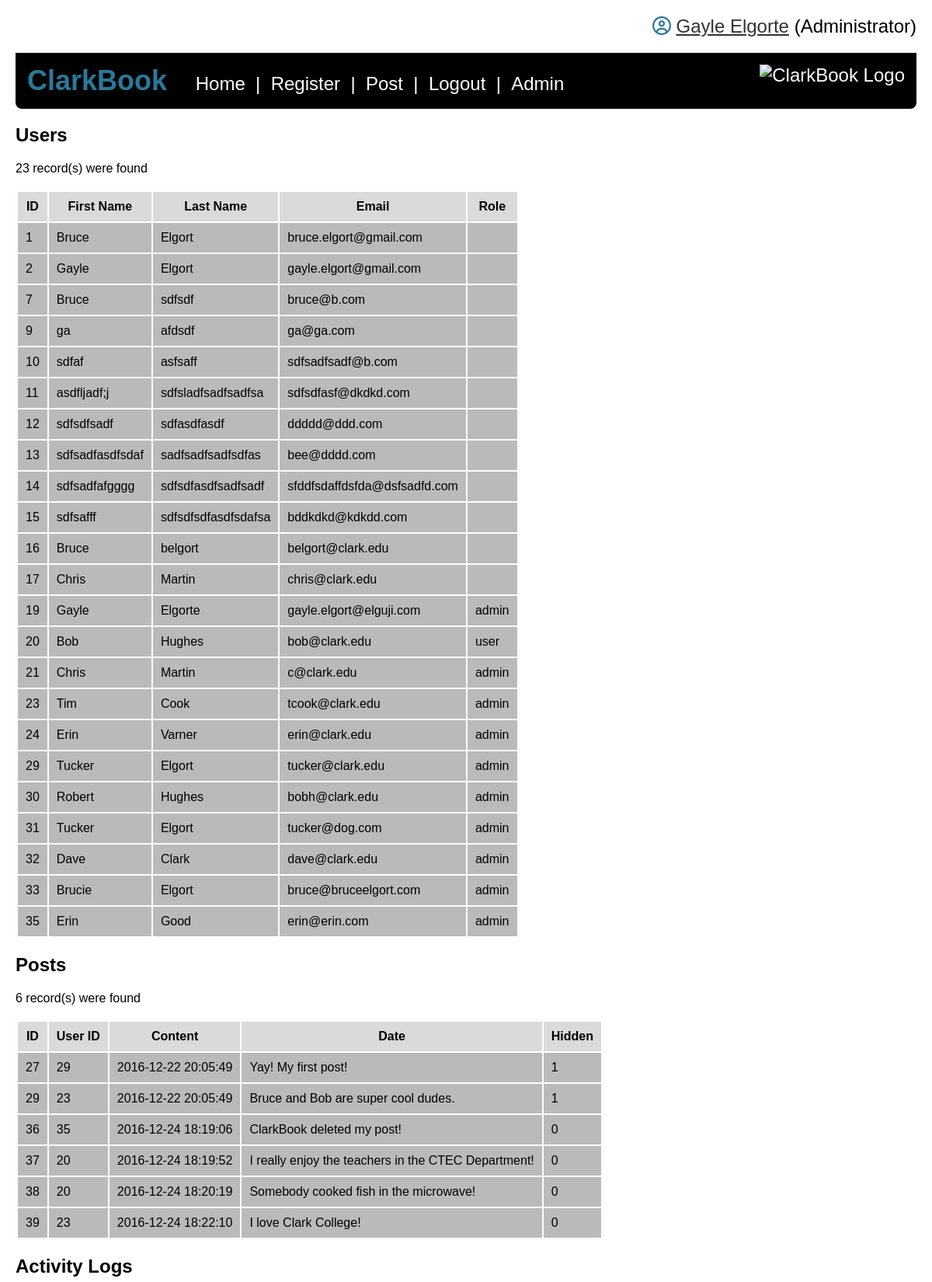
/clarkbook_new/clarkbook/admin.php (signed in, upper part), run on the app's committed database.
### tables this page shows
CREATE TABLE `users` (
  `id` int(11) NOT NULL,
  `first_name` varchar(20) NOT NULL,
  `last_name` varchar(20) NOT NULL,
  `email` varchar(60) NOT NULL,
  `password` text NOT NULL,
  `role` varchar(15) NOT NULL
);

CREATE TABLE `posts` (
  `id` int(11) NOT NULL,
  `content` varchar(2000) NOT NULL,
  `user_id` int(11) NOT NULL,
  `the_date` timestamp NOT NULL DEFAULT CURRENT_TIMESTAMP ON UPDATE CURRENT_TIMESTAMP,
  `hidden` tinyint(1) NOT NULL,
  `mood` varchar(20) NOT NULL
);

### clarkbook_new/clarkbook/admin.php (the view, shortened to what this page needs)
<?php
try {
	require_once('includes/mysqli_connect.php');
	$sql = "SELECT * FROM users";
	$result = $db->query($sql);
	$sql2 = "SELECT * FROM posts";
	$result2 = $db->query($sql2);
	$sql3 = "SELECT logs.id,logs.user_id,logs.page_name,logs.date,users.first_name,users.last_name FROM logs INNER JOIN users ON users.id=logs.user_id";
	$result3 = $db->query($sql3);
} catch(Exception $e) {
	$error = $e->getMessage();
}
?>
<?php
require_once("includes/header.php");
?>
<?php require_once("includes/nav.php");
$numrows = $result->num_rows;
?>
<h2>Users</h2>
<?php
if(!$numrows){
	echo "No results were found.";
} else {
	echo $numrows . " record(s) were found" . "<br><br>";
	?>
	<table>
		<tr><th>ID</th><th>First Name</th><th>Last Name</th><th>Email</th><th>Role</th></tr>
		<tr>
			<?php while ($row = $result->fetch_assoc()) { ?>
			<td><?php echo $row['id']; ?></td>
			<td><?php echo $row['first_name']; ?></td>
			<td><?php echo $row['last_name']; ?></td>
			<td><?php echo $row['email']; ?></td>
			<td><?php echo $row['role']; ?></td>
		</tr>
		<?php } ?>
	</table>
	<?php
}
?>
<h2>Posts</h2>
<?php
$numrows2 = $result2->num_rows;
if(!$numrows2){
	echo "No results were found.";
} else {
	echo $numrows2 . " record(s) were found" . "<br><br>";
	?>
	<table>
		<tr><th>ID</th><th>User ID</th><th>Content</th><th>Date</th><th>Hidden</th></tr>
		<tr>
			<?php while ($row = $result2->fetch_assoc()) { ?>
			<td><?php echo $row['id']; ?></td>
			<td><?php echo $row['user_id']; ?></td>
			<td><?php echo $row['the_date']; ?></td>
			<td><?php echo $row['content']; ?></td>
			<td><?php echo $row['hidden']; ?></td>
		</tr>
		<?php } ?>
	</table>
	<?php
}
?>
<h2>Activity Logs</h2>
<?php
$numrows3 = $result3->num_rows;
if(!$numrows3){
	echo "No results were found.";
} else {
	echo $numrows3 . " record(s) were found" . "<br><br>";
	?>
	<?php
}
?>
<?php require_once('includes/footer.php') ?>

### clarkbook_new/clarkbook/css/style.css (style rules this page uses)
body { font-family: Arial; margin:20px; }
table { border:1px solid #fafafa; }
th { background-color: #dadada; padding:10px; }
td { padding:10px; background-color: #bababa; }

### data on the page
users: id "1", first_name "Bruce", last_name "Elgort", email "bruce.elgort@gmail.com"
users: id "2", first_name "Gayle", last_name "Elgort", email "gayle.elgort@gmail.com"
users: id "7", first_name "Bruce", last_name "sdfsdf", email "bruce@b.com"
users: id "9", first_name "ga", last_name "afdsdf", email "ga@ga.com"
users: id "10", first_name "sdfaf", last_name "asfsaff", email "sdfsadfsadf@b.com"
users: id "11", first_name "asdfljadf;j", last_name "sdfsladfsadfsadfsa", email "sdfsdfasf@dkdkd.com"
users: id "12", first_name "sdfsdfsadf", last_name "sdfasdfasdf", email "ddddd@ddd.com"
users: id "13", first_name "sdfsadfasdfsdaf", last_name "sadfsadfsadfsdfas", email "bee@dddd.com"
users: id "14", first_name "sdfsadfafgggg", last_name "sdfsdfasdfsadfsadf", email "sfddfsdaffdsfda@dsfsadfd.com"
users: id "15", first_name "sdfsafff", last_name "sdfsdfsdfasdfsdafsa", email "bddkdkd@kdkdd.com"
users: id "16", first_name "Bruce", last_name "belgort", email "belgort@clark.edu"
users: id "17", first_name "Chris", last_name "Martin", email "chris@clark.edu"
users: id "19", first_name "Gayle", last_name "Elgorte", email "gayle.elgort@elguji.com", role "admin"
users: id "20", first_name "Bob", last_name "Hughes", email "bob@clark.edu", role "user"
users: id "21", first_name "Chris", last_name "Martin", email "c@clark.edu", role "admin"
users: id "23", first_name "Tim", last_name "Cook", email "tcook@clark.edu", role "admin"
users: id "24", first_name "Erin", last_name "Varner", email "erin@clark.edu", role "admin"
users: id "29", first_name "Tucker", last_name "Elgort", email "tucker@clark.edu", role "admin"
users: id "30", first_name "Robert", last_name "Hughes", email "bobh@clark.edu", role "admin"
users: id "31", first_name "Tucker", last_name "Elgort", email "tucker@dog.com", role "admin"
users: id "32", first_name "Dave", last_name "Clark", email "dave@clark.edu", role "admin"
users: id "33", first_name "Brucie", last_name "Elgort", email "bruce@bruceelgort.com", role "admin"
users: id "35", first_name "Erin", last_name "Good", email "erin@erin.com", role "admin"
posts: id "27", user "29", the_date "2016-12-22 20:05:49", content "Yay! My first post!", hidden "1"
posts: id "29", user "23", the_date "2016-12-22 20:05:49", content "Bruce and Bob are super cool dudes.", hidden "1"
posts: id "36", user "35", the_date "2016-12-24 18:19:06", content "ClarkBook deleted my post!", hidden "0"
posts: id "37", user "20", the_date "2016-12-24 18:19:52", content "I really enjoy the teachers in the CTEC Department!", hidden "0"
posts: id "38", user "20", the_date "2016-12-24 18:20:19", content "Somebody cooked fish in the microwave!", hidden "0"
posts: id "39", user "23", the_date "2016-12-24 18:22:10", content "I love Clark College!", hidden "0"

### other printed values
$_SESSION['firstname'] "Gayle"
$_SESSION['lastname'] "Elgorte"
$isAdmin "(Administrator)"
$numrows "23"
$numrows2 "6"
